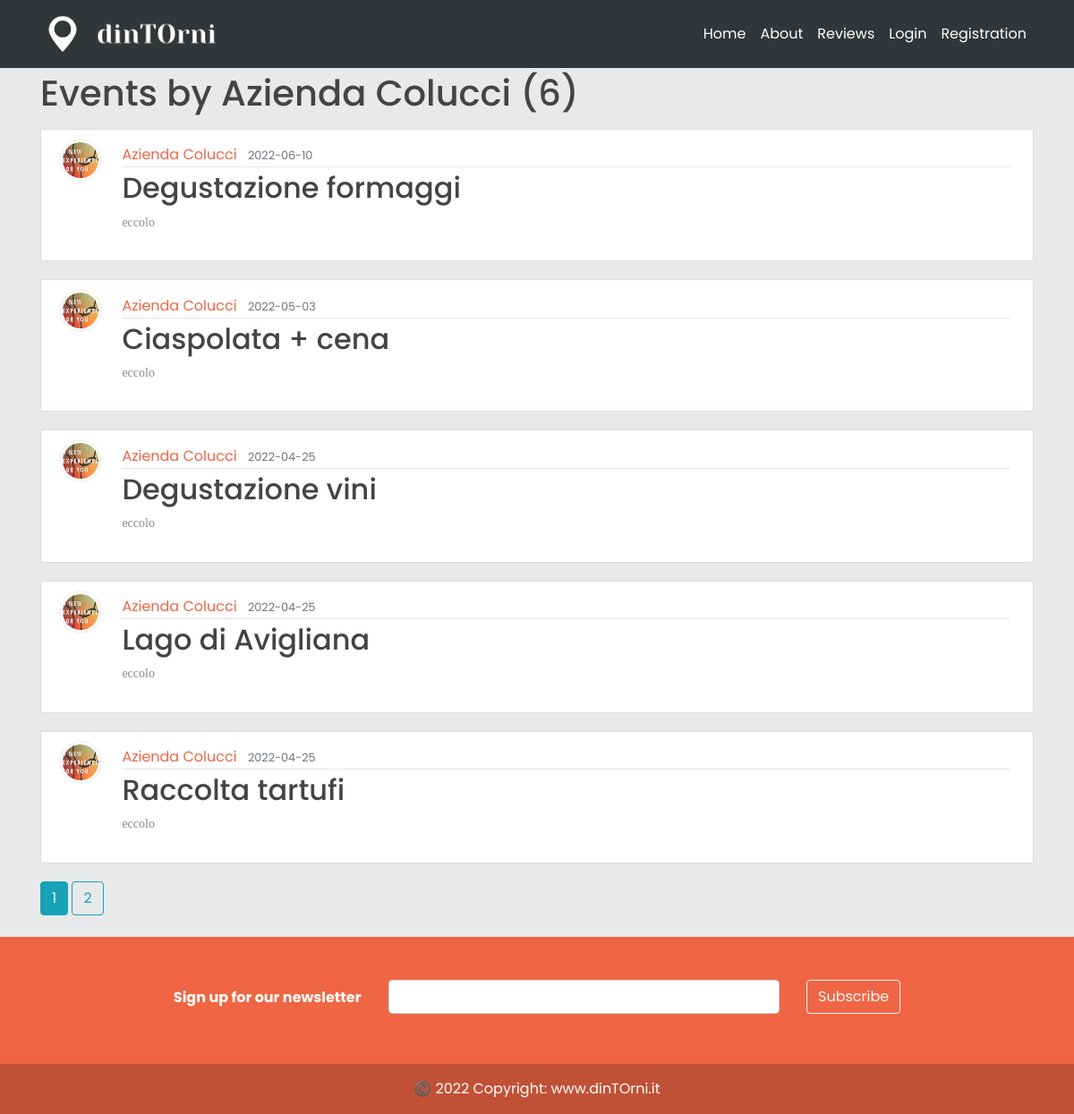
Page /Azienda Colucci on the committed database.
### models.py (models this page shows, shortened)
class User(db.Model, UserMixin):
    _tablename__ = 'user'
    id = db.Column(db.Integer, primary_key=True)
    email = db.Column(db.String(120), unique=True, nullable=False)
    image_file = db.Column(db.String(20), nullable=False, default='default.jpg')
    password = db.Column(db.String(60), nullable=False)
    telephone = db.Column(db.Integer(), nullable=False)
    type= db.Column(db.String(20))
    __mapper_args__={
        'polymorphic_identity': 'user',
        'polymorphic_on': type
    }

class Business(User, db.Model):
    _tablename__ = 'business'
    id = db.Column(db.Integer, db.ForeignKey('user.id'), primary_key=True)
    name = db.Column(db.String(20), unique=True, nullable=False)
    vat_number = db.Column(db.Integer())#rimettere i nullable
    city = db.Column(db.String(20))
    address = db.Column(db.String(30))
    events = db.relationship('Event', backref='creator', lazy=True)
    link_facebook = db.Column(db.String())
    link_instagram = db.Column(db.String())
    link_twitter = db.Column(db.String())
    link_website = db.Column(db.String())
    __mapper_args__ = {
        'polymorphic_identity': 'business',
    }

class Event(db.Model):
    id = db.Column(db.Integer, primary_key=True)
    title = db.Column(db.String(100), nullable=False)
    date_event = db.Column(db.Date, nullable=False)
    location = db.Column(db.Text, nullable=False)
    price = db.Column(db.Float, nullable = True)
    equipment = db.Column(db.Text,  nullable=True)
    min_users = db.Column(db.Integer,  nullable=True)
    date_posted = db.Column(db.DateTime,
                            default=datetime.utcnow())  # default è listante corrente in cui posto
    content = db.Column(db.Text,  nullable=False)
    weaknesses = db.Column(db.Text,  nullable=True)
    image_event1 = db.Column(db.String(20), nullable=False, default='default.jpg')
    image_event2 = db.Column(db.String(20), nullable=False, default='default.jpg')
    image_event3 = db.Column(db.String(20), nullable=False, default='default.jpg')
    business_id = db.Column(db.Integer, db.ForeignKey('business.id'))  # db integer, è una chiave devo specificare la relazi

class User(db.Model, UserMixin):
    _tablename__ = 'user'
    id = db.Column(db.Integer, primary_key=True)
    email = db.Column(db.String(120), unique=True, nullable=False)
    image_file = db.Column(db.String(20), nullable=False, default='default.jpg')
    password = db.Column(db.String(60), nullable=False)
    telephone = db.Column(db.Integer(), nullable=False)
    type= db.Column(db.String(20))
    __mapper_args__={
        'polymorphic_identity': 'user',
        'polymorphic_on': type
    }

### app/users/routes.py (the view)
@users.route("/<string:name>")
def business_events(name):
    page = request.args.get('page', 1, type=int)
    business = Business.query.filter_by(name=name).first_or_404()
    events = Event.query.filter_by(creator=business).order_by(Event.date_posted.desc()).paginate(page=page, per_page=5)
    return render_template('business_events.html', events=events, business=business)

### app/templates/business_events.html
{% extends "layout.html" %}
{% block content %}
    <h1 class="mb-3">Events by {{ business.name }} ({{ events.total }})</h1>
    {% for event in events.items %}
        <article class="media content-section">
          <img class="rounded-circle article-img" src="{{ url_for('static', filename='profile_pics/' + event.creator.image_file) }}">
          <div class="media-body">
            <div class="article-metadata">
              <a class="mr-2" href="{{ url_for('users.business_events', name=event.creator.name) }}">{{ event.creator.name }}</a>
              <small class="text-muted">{{ event.date_event.strftime('%Y-%m-%d') }}</small>
            </div>
            <h2><a class="article-title" href="{{ url_for('events.event', event_id=event.id) }}">{{ event.title }}</a></h2>
            <p class="article-content">{{ event.content }}</p>
          </div>
        </article>
    {% endfor %}
    {% for page_num in events.iter_pages(left_edge=1, right_edge=1, left_current=1, right_current=2) %}
      {% if page_num %}
        {% if events.page == page_num %}
          <a class="btn btn-info mb-4" href="{{ url_for('users.business_events', name=business.name, page=page_num) }}">{{ page_num }}</a>
        {% else %}
          <a class="btn btn-outline-info mb-4" href="{{ url_for('users.business_events', name=business.name, page=page_num) }}">{{ page_num }}</a>
        {% endif %}
      {% else %}
        ...
      {% endif %}
    {% endfor %}
{% endblock content %}

### app/static/main.css (style rules this page uses)
body { background: #fafafa; color: #333333; margin-top: 5rem; }
h1, h2, h3, h4, h5, h6 { color: #444444; }
.content-section { background: #ffffff; padding: 10px 20px; border: 1px solid #dddddd; border-radius: 3px; margin-bottom: 20px; }
.article-title { color: #444444; }
.article-content { white-space: pre-line; }
.article-img { height: 65px; width: 65px; margin-right: 16px; }
.article-metadata { padding-bottom: 1px; margin-bottom: 4px; border-bottom: 1px solid #e3e3e3 }
img { border: 0; }
img { max-width: 100%; }
img { vertical-align: middle; border-style: none; }
*, body { font-family: "Poppins", sans-serif; }
a { color: #F06543; }
.rounded-circle { border-radius: 50% !important; }
.media { display: -ms-flexbox; display: flex; -ms-flex-align: start; align-items: flex-start; }
.media img { width: 48px !important; height: 48px !important; padding: 2px; border: 2px solid #f4f4f4; }
.media-body { -ms-flex: 1; flex: 1; padding: .4rem !important; }
.media-body p { font-family: 'Rokkitt', serif; font-weight: 500 !important; font-size: 14px; color: #88898a; }

### rows in the picture
Business: name "Azienda Colucci"
Event: image_file (placeholder picture), creator.name "Azienda Colucci", date_event "2022-06-10", title "Degustazione formaggi", content "eccolo"
Event: image_file (placeholder picture), creator.name "Azienda Colucci", date_event "2022-05-03", title "Ciaspolata + cena", content "eccolo"
Event: image_file (placeholder picture), creator.name "Azienda Colucci", date_event "2022-04-25", title "Degustazione vini", content "eccolo"
Event: image_file (placeholder picture), creator.name "Azienda Colucci", date_event "2022-04-25", title "Lago di Avigliana", content "eccolo"
Event: image_file (placeholder picture), creator.name "Azienda Colucci", date_event "2022-04-25", title "Raccolta tartufi", content "eccolo"

### other values in the picture
{{ events.total }} "6"
{{ page_num }} "1"
{{ page_num }} "2"
